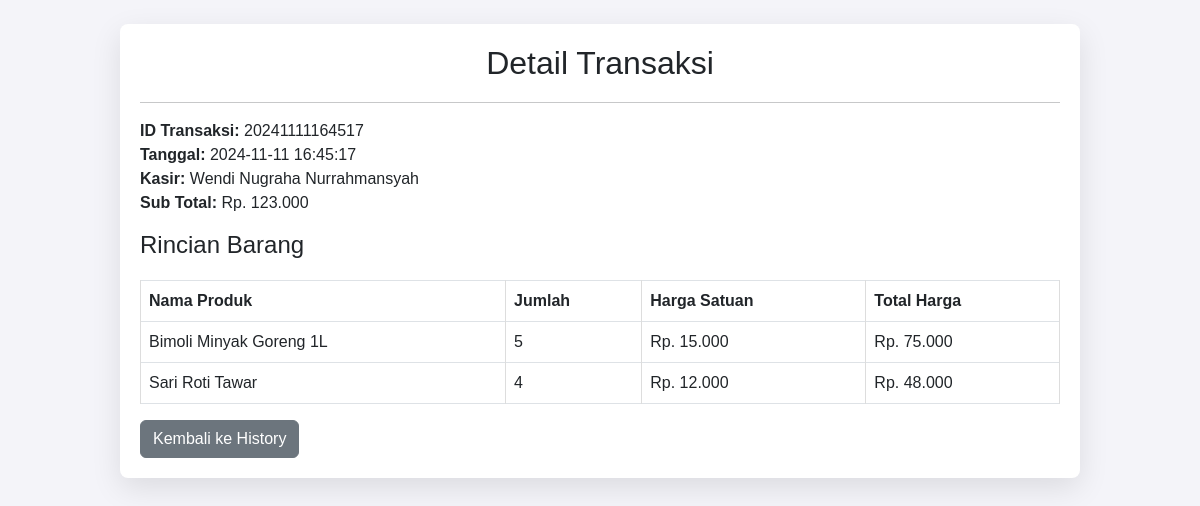
The app's page /detail_transaksi.php?id_transaksi=20241111164517 (signed in) with its own data.
### tables this page shows
CREATE TABLE `transaksi` (
  `id_transaksi` varchar(15) NOT NULL,
  `id_user` int(11) NOT NULL,
  `tanggal_transaksi` datetime NOT NULL,
  `total` decimal(10,2) NOT NULL
);

CREATE TABLE `detail_transaksi` (
  `id_detail` int(11) NOT NULL,
  `id_transaksi` varchar(15) NOT NULL,
  `nama_produk` varchar(100) NOT NULL,
  `jumlah` int(11) NOT NULL,
  `harga_satuan` decimal(10,2) NOT NULL,
  `total_harga` decimal(10,2) NOT NULL
);

### detail_transaksi.php (the view, shortened to what this page needs)
<?php
include 'koneksi.php';
$nama_user = $_SESSION['nama_user'];
$id_transaksi = $_GET['id_transaksi'];
$sql_transaksi = "SELECT * FROM transaksi WHERE id_transaksi = '$id_transaksi'";
$result_transaksi = $conn->query($sql_transaksi);
$transaksi = $result_transaksi->fetch_assoc();
$sql_detail = "SELECT * FROM detail_transaksi WHERE id_transaksi = '$id_transaksi'";
$result_detail = $conn->query($sql_detail);
?>
<!DOCTYPE html>
<html lang="en">
<head>
    <link rel="stylesheet" href="https://cdnjs.cloudflare.com/ajax/libs/bootstrap/5.3.0/css/bootstrap.min.css">
    <link rel="stylesheet" href="css/style.css">
</head>
<body>
<div class="container my-4">
    <h2>Detail Transaksi</h2>
    <hr>
    <div class="mb-3">
        <strong>ID Transaksi:</strong> <?php echo $transaksi['id_transaksi']; ?><br>
        <strong>Tanggal:</strong> <?php echo $transaksi['tanggal_transaksi']; ?><br>
        <strong>Kasir:</strong> <?php echo $nama_user; ?><br>
        <strong>Sub Total:</strong> Rp. <?php echo number_format($transaksi['total'], 0, ',', '.'); ?>
    </div>
    <h4>Rincian Barang</h4>
    <table class="table table-bordered">
        <thead>
            <tr>
                <th>Nama Produk</th>
                <th>Jumlah</th>
                <th>Harga Satuan</th>
                <th>Total Harga</th>
            </tr>
        </thead>
        <tbody>
            <?php
            if ($result_detail->num_rows > 0) {
                while ($row = $result_detail->fetch_assoc()) {
                    echo "<tr>
                            <td>{$row['nama_produk']}</td>
                            <td>{$row['jumlah']}</td>
                            <td>Rp. " . number_format($row['harga_satuan'], 0, ',', '.') . "</td>
                            <td>Rp. " . number_format($row['total_harga'], 0, ',', '.') . "</td>
                          </tr>";
                }
            } else {
                echo "<tr><td> colspan='4' class='text-center'>Tidak ada detail barang</td></tr>";
            }
            ?>
        </tbody>
    </table>
    <a href="history.php" class="btn btn-secondary">Kembali ke History</a>
</div>
</body>
</html>

### css/style.css (style rules this page uses)
body { font-family: "Arial", sans-serif; background-color: #f4f4f9; }
.container { width: 80%; margin: 50px auto; padding: 20px; background-color: #fff; box-shadow: 0 10px 30px rgba(0, 0, 0, 0.1); border-radius: 8px; }
h2 { text-align: center; margin-bottom: 20px; }
table { width: 100%; margin-top: 20px; border-collapse: collapse; }
table, th, td { border: 1px solid #ddd; }
th, td { padding: 12px; text-align: left; }

### records on screen
transaksi: id_transaksi "20241111164517", tanggal_transaksi "2024-11-11 16:45:17", total "123.000"
detail_transaksi: nama_produk "Bimoli Minyak Goreng 1L", jumlah "5", harga_satuan "15.000", total_harga "75.000"
detail_transaksi: nama_produk "Sari Roti Tawar", jumlah "4", harga_satuan "12.000", total_harga "48.000"

### other values on screen
$nama_user "Wendi Nugraha Nurrahmansyah"
